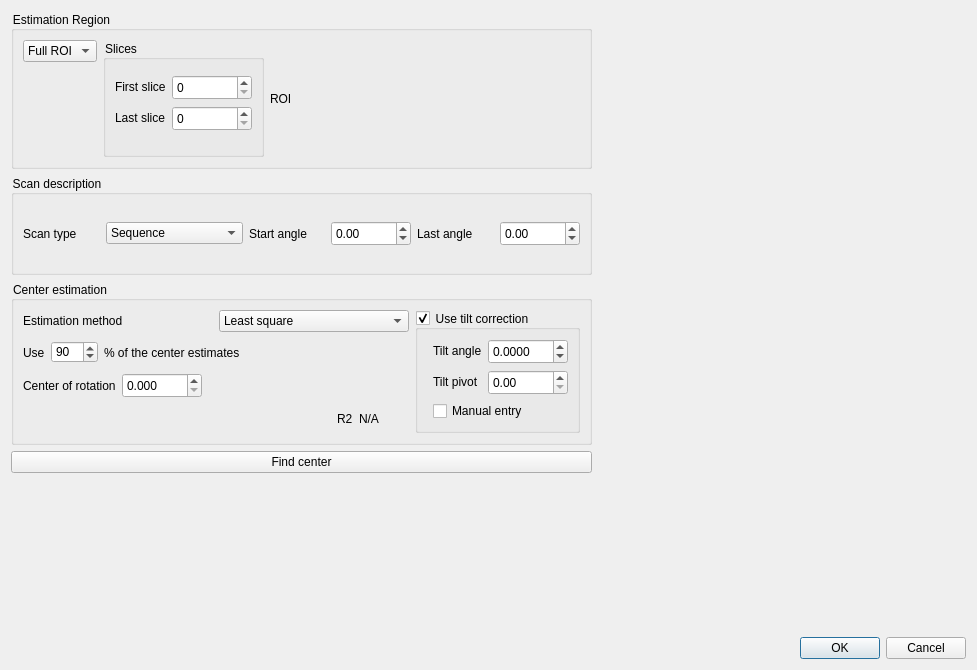
<?xml version="1.0" encoding="UTF-8"?>
<ui version="4.0">
 <class>ConfigureGeometryDialog</class>
 <widget class="QDialog" name="ConfigureGeometryDialog">
  <property name="geometry">
   <rect>
    <x>0</x>
    <y>0</y>
    <width>977</width>
    <height>670</height>
   </rect>
  </property>
  <property name="minimumSize">
   <size>
    <width>0</width>
    <height>0</height>
   </size>
  </property>
  <property name="windowTitle">
   <string>Configure geometry</string>
  </property>
  <layout class="QVBoxLayout" name="verticalLayout_2">
   <item>
    <layout class="QHBoxLayout" name="horizontalLayout">
     <item>
      <layout class="QVBoxLayout" name="verticalLayout">
       <item>
        <widget class="QGroupBox" name="groupBox">
         <property name="minimumSize">
          <size>
           <width>0</width>
           <height>0</height>
          </size>
         </property>
         <property name="styleSheet">
          <string notr="true">QGroupBox {font-size:13}</string>
         </property>
         <property name="title">
          <string>Estimation Region</string>
         </property>
         <layout class="QHBoxLayout" name="horizontalLayout_6">
          <item>
           <layout class="QHBoxLayout" name="horizontalLayout_5">
            <item>
             <layout class="QVBoxLayout" name="verticalLayout_6">
              <item>
               <widget class="QComboBox" name="comboROISelection">
                <property name="toolTip">
                 <string>Select ROI to use for the estimate. Sometimes the full ROI deliver misleading results.</string>
                </property>
                <property name="styleSheet">
                 <string notr="true"/>
                </property>
                <item>
                 <property name="text">
                  <string>Full ROI</string>
                 </property>
                </item>
                <item>
                 <property name="text">
                  <string>Slices</string>
                 </property>
                </item>
               </widget>
              </item>
              <item>
               <spacer name="verticalSpacer_2">
                <property name="orientation">
                 <enum>Qt::Vertical</enum>
                </property>
                <property name="sizeHint" stdset="0">
                 <size>
                  <width>20</width>
                  <height>40</height>
                 </size>
                </property>
               </spacer>
              </item>
             </layout>
            </item>
            <item>
             <widget class="QGroupBox" name="groupBoxSlices">
              <property name="minimumSize">
               <size>
                <width>0</width>
                <height>100</height>
               </size>
              </property>
              <property name="title">
               <string>Slices</string>
              </property>
              <layout class="QFormLayout" name="formLayout_3">
               <item row="0" column="0">
                <layout class="QVBoxLayout" name="verticalLayout_3"/>
               </item>
               <item row="2" column="0">
                <widget class="QLabel" name="label_4">
                 <property name="text">
                  <string>Last slice</string>
                 </property>
                </widget>
               </item>
               <item row="1" column="0">
                <widget class="QLabel" name="label_3">
                 <property name="text">
                  <string>First slice</string>
                 </property>
                </widget>
               </item>
               <item row="1" column="1">
                <widget class="QSpinBox" name="spinSliceFirst">
                 <property name="minimumSize">
                  <size>
                   <width>80</width>
                   <height>25</height>
                  </size>
                 </property>
                 <property name="toolTip">
                  <string>First slice of the sub ROI</string>
                 </property>
                 <property name="maximum">
                  <number>9999</number>
                 </property>
                </widget>
               </item>
               <item row="2" column="1">
                <widget class="QSpinBox" name="spinSliceLast">
                 <property name="minimumSize">
                  <size>
                   <width>80</width>
                   <height>25</height>
                  </size>
                 </property>
                 <property name="toolTip">
                  <string>Last slice of the sub ROI</string>
                 </property>
                 <property name="maximum">
                  <number>9999</number>
                 </property>
                </widget>
               </item>
              </layout>
             </widget>
            </item>
            <item>
             <widget class="QLabel" name="label_ProjROI">
              <property name="text">
               <string>ROI</string>
              </property>
             </widget>
            </item>
            <item>
             <spacer name="horizontalSpacer_5">
              <property name="orientation">
               <enum>Qt::Horizontal</enum>
              </property>
              <property name="sizeHint" stdset="0">
               <size>
                <width>40</width>
                <height>20</height>
               </size>
              </property>
             </spacer>
            </item>
           </layout>
          </item>
         </layout>
        </widget>
       </item>
       <item>
        <widget class="QGroupBox" name="groupBox_3">
         <property name="minimumSize">
          <size>
           <width>0</width>
           <height>100</height>
          </size>
         </property>
         <property name="styleSheet">
          <string notr="true">QGroupBox {font-size:13}</string>
         </property>
         <property name="title">
          <string>Scan description</string>
         </property>
         <layout class="QVBoxLayout" name="verticalLayout_5">
          <item>
           <layout class="QHBoxLayout" name="horizontalLayout_2">
            <item>
             <widget class="QLabel" name="label_5">
              <property name="text">
               <string>Scan type</string>
              </property>
             </widget>
            </item>
            <item>
             <widget class="QComboBox" name="comboScanType">
              <property name="toolTip">
               <string>Scanning secquence. Needed to find opposite projection.</string>
              </property>
              <item>
               <property name="text">
                <string>Sequence</string>
               </property>
              </item>
              <item>
               <property name="text">
                <string>Golden ratio</string>
               </property>
              </item>
              <item>
               <property name="text">
                <string>Inverse golden ratio</string>
               </property>
              </item>
             </widget>
            </item>
            <item>
             <widget class="QLabel" name="label_6">
              <property name="text">
               <string>Start angle</string>
              </property>
             </widget>
            </item>
            <item>
             <widget class="QDoubleSpinBox" name="dspinAngleFirst">
              <property name="minimumSize">
               <size>
                <width>80</width>
                <height>25</height>
               </size>
              </property>
              <property name="toolTip">
               <string>First acquisition angle</string>
              </property>
              <property name="minimum">
               <double>-720.000000000000000</double>
              </property>
              <property name="maximum">
               <double>720.000000000000000</double>
              </property>
             </widget>
            </item>
            <item>
             <widget class="QLabel" name="label_7">
              <property name="text">
               <string>Last angle</string>
              </property>
             </widget>
            </item>
            <item>
             <widget class="QDoubleSpinBox" name="dspinAngleLast">
              <property name="minimumSize">
               <size>
                <width>80</width>
                <height>25</height>
               </size>
              </property>
              <property name="toolTip">
               <string>Last acquisition angle</string>
              </property>
              <property name="minimum">
               <double>-720.000000000000000</double>
              </property>
              <property name="maximum">
               <double>720.000000000000000</double>
              </property>
             </widget>
            </item>
           </layout>
          </item>
         </layout>
        </widget>
       </item>
       <item>
        <widget class="QGroupBox" name="groupBox_2">
         <property name="styleSheet">
          <string notr="true">QGroupBox {font-size:13}</string>
         </property>
         <property name="title">
          <string>Center estimation</string>
         </property>
         <layout class="QHBoxLayout" name="horizontalLayout_4">
          <item>
           <layout class="QHBoxLayout" name="horizontalLayout_3">
            <item>
             <layout class="QVBoxLayout" name="verticalLayout_4">
              <item>
               <layout class="QHBoxLayout" name="horizontalLayout_9">
                <item>
                 <widget class="QLabel" name="label_11">
                  <property name="text">
                   <string>Estimation method</string>
                  </property>
                 </widget>
                </item>
                <item>
                 <widget class="QComboBox" name="comboEstimatationMethod">
                  <property name="toolTip">
                   <string>Estimation algorithm</string>
                  </property>
                  <item>
                   <property name="text">
                    <string>Least square</string>
                   </property>
                  </item>
                  <item>
                   <property name="text">
                    <string>Correlation</string>
                   </property>
                  </item>
                 </widget>
                </item>
               </layout>
              </item>
              <item>
               <layout class="QHBoxLayout" name="horizontalLayout_8">
                <item>
                 <widget class="QLabel" name="label_2">
                  <property name="text">
                   <string>Use</string>
                  </property>
                 </widget>
                </item>
                <item>
                 <widget class="QSpinBox" name="spinPercentage">
                  <property name="toolTip">
                   <string>Percentage of the center estimates to use in the regression. This provides a more robust estimate for samples with low contrast regions or gaps</string>
                  </property>
                  <property name="minimum">
                   <number>10</number>
                  </property>
                  <property name="maximum">
                   <number>100</number>
                  </property>
                  <property name="value">
                   <number>90</number>
                  </property>
                 </widget>
                </item>
                <item>
                 <widget class="QLabel" name="label_10">
                  <property name="text">
                   <string>% of the center estimates</string>
                  </property>
                 </widget>
                </item>
                <item>
                 <spacer name="horizontalSpacer_3">
                  <property name="orientation">
                   <enum>Qt::Horizontal</enum>
                  </property>
                  <property name="sizeHint" stdset="0">
                   <size>
                    <width>40</width>
                    <height>20</height>
                   </size>
                  </property>
                 </spacer>
                </item>
               </layout>
              </item>
              <item>
               <layout class="QHBoxLayout" name="horizontalLayout_7">
                <item>
                 <widget class="QLabel" name="label_8">
                  <property name="text">
                   <string>Center of rotation</string>
                  </property>
                 </widget>
                </item>
                <item>
                 <widget class="QDoubleSpinBox" name="dspinCenterRotation">
                  <property name="minimumSize">
                   <size>
                    <width>80</width>
                    <height>25</height>
                   </size>
                  </property>
                  <property name="toolTip">
                   <string>The center of rotation</string>
                  </property>
                  <property name="decimals">
                   <number>3</number>
                  </property>
                  <property name="maximum">
                   <double>9999.000000000000000</double>
                  </property>
                  <property name="singleStep">
                   <double>0.100000000000000</double>
                  </property>
                 </widget>
                </item>
                <item>
                 <spacer name="horizontalSpacer_2">
                  <property name="orientation">
                   <enum>Qt::Horizontal</enum>
                  </property>
                  <property name="sizeHint" stdset="0">
                   <size>
                    <width>40</width>
                    <height>20</height>
                   </size>
                  </property>
                 </spacer>
                </item>
               </layout>
              </item>
              <item>
               <layout class="QHBoxLayout" name="horizontalLayout_11">
                <item>
                 <spacer name="horizontalSpacer">
                  <property name="orientation">
                   <enum>Qt::Horizontal</enum>
                  </property>
                  <property name="sizeHint" stdset="0">
                   <size>
                    <width>40</width>
                    <height>20</height>
                   </size>
                  </property>
                 </spacer>
                </item>
                <item>
                 <widget class="QLabel" name="label_13">
                  <property name="styleSheet">
                   <string notr="true">QLabel {qproperty-alignment: AlignBottom;}</string>
                  </property>
                  <property name="text">
                   <string>R2</string>
                  </property>
                 </widget>
                </item>
                <item>
                 <widget class="QLabel" name="labelR2">
                  <property name="minimumSize">
                   <size>
                    <width>50</width>
                    <height>0</height>
                   </size>
                  </property>
                  <property name="styleSheet">
                   <string notr="true">QLabel {qproperty-alignment: AlignBottom;}</string>
                  </property>
                  <property name="text">
                   <string>N/A</string>
                  </property>
                 </widget>
                </item>
               </layout>
              </item>
             </layout>
            </item>
            <item>
             <widget class="QGroupBox" name="groupUseTilt">
              <property name="minimumSize">
               <size>
                <width>0</width>
                <height>0</height>
               </size>
              </property>
              <property name="styleSheet">
               <string notr="true">QGroupBox {font-size:13}</string>
              </property>
              <property name="title">
               <string>Use tilt correction</string>
              </property>
              <property name="checkable">
               <bool>true</bool>
              </property>
              <layout class="QFormLayout" name="formLayout_2">
               <item row="1" column="1">
                <layout class="QFormLayout" name="formLayout">
                 <item row="0" column="0">
                  <widget class="QLabel" name="labelTiltAngle">
                   <property name="text">
                    <string>Tilt angle</string>
                   </property>
                  </widget>
                 </item>
                 <item row="0" column="1">
                  <widget class="QDoubleSpinBox" name="dspinTiltAngle">
                   <property name="minimumSize">
                    <size>
                     <width>80</width>
                     <height>25</height>
                    </size>
                   </property>
                   <property name="toolTip">
                    <string>Tilt angle of the acquisition axis</string>
                   </property>
                   <property name="decimals">
                    <number>4</number>
                   </property>
                   <property name="minimum">
                    <double>-10.000000000000000</double>
                   </property>
                   <property name="maximum">
                    <double>10.000000000000000</double>
                   </property>
                   <property name="singleStep">
                    <double>0.100000000000000</double>
                   </property>
                  </widget>
                 </item>
                 <item row="1" column="0">
                  <widget class="QLabel" name="labelTiltPivot">
                   <property name="text">
                    <string>Tilt pivot</string>
                   </property>
                  </widget>
                 </item>
                 <item row="1" column="1">
                  <widget class="QDoubleSpinBox" name="dspinTiltPivot">
                   <property name="minimumSize">
                    <size>
                     <width>80</width>
                     <height>25</height>
                    </size>
                   </property>
                   <property name="toolTip">
                    <string>The rotation point for the tilt. Mostly set to the central slice of the projection ROI.</string>
                   </property>
                   <property name="maximum">
                    <double>5000.000000000000000</double>
                   </property>
                  </widget>
                 </item>
                </layout>
               </item>
               <item row="2" column="1">
                <widget class="QCheckBox" name="checkBox_ManualTiltPivotEntry">
                 <property name="toolTip">
                  <string>You can also enter the tilt maunally.</string>
                 </property>
                 <property name="text">
                  <string>Manual entry</string>
                 </property>
                </widget>
               </item>
              </layout>
             </widget>
            </item>
           </layout>
          </item>
         </layout>
        </widget>
       </item>
       <item>
        <widget class="QPushButton" name="buttonFindCenter">
         <property name="minimumSize">
          <size>
           <width>110</width>
           <height>0</height>
          </size>
         </property>
         <property name="toolTip">
          <string>Estimate the center.</string>
         </property>
         <property name="text">
          <string>Find center</string>
         </property>
        </widget>
       </item>
       <item>
        <spacer name="verticalSpacer">
         <property name="orientation">
          <enum>Qt::Vertical</enum>
         </property>
         <property name="sizeHint" stdset="0">
          <size>
           <width>20</width>
           <height>40</height>
          </size>
         </property>
        </spacer>
       </item>
      </layout>
     </item>
     <item>
      <widget class="QtAddons::ImageViewerWidget" name="viewerProjection" native="true">
       <property name="minimumSize">
        <size>
         <width>368</width>
         <height>368</height>
        </size>
       </property>
      </widget>
     </item>
    </layout>
   </item>
   <item>
    <widget class="QDialogButtonBox" name="buttonBox">
     <property name="orientation">
      <enum>Qt::Horizontal</enum>
     </property>
     <property name="standardButtons">
      <set>QDialogButtonBox::Cancel|QDialogButtonBox::Ok</set>
     </property>
    </widget>
   </item>
  </layout>
 </widget>
 <customwidgets>
  <customwidget>
   <class>QtAddons::ImageViewerWidget</class>
   <extends>QWidget</extends>
   <header location="global">imageviewerwidget.h</header>
   <container>1</container>
   <slots>
    <signal>levelsChanged(float,float)</signal>
   </slots>
  </customwidget>
 </customwidgets>
 <resources/>
 <connections>
  <connection>
   <sender>buttonBox</sender>
   <signal>accepted()</signal>
   <receiver>ConfigureGeometryDialog</receiver>
   <slot>accept()</slot>
   <hints>
    <hint type="sourcelabel">
     <x>248</x>
     <y>254</y>
    </hint>
    <hint type="destinationlabel">
     <x>157</x>
     <y>274</y>
    </hint>
   </hints>
  </connection>
  <connection>
   <sender>buttonBox</sender>
   <signal>rejected()</signal>
   <receiver>ConfigureGeometryDialog</receiver>
   <slot>reject()</slot>
   <hints>
    <hint type="sourcelabel">
     <x>316</x>
     <y>260</y>
    </hint>
    <hint type="destinationlabel">
     <x>286</x>
     <y>274</y>
    </hint>
   </hints>
  </connection>
 </connections>
</ui>
